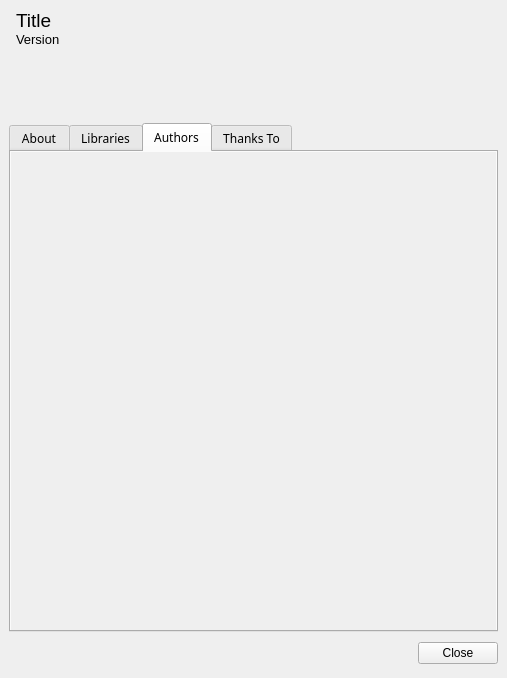
<?xml version="1.0" encoding="UTF-8"?>
<ui version="4.0">
 <class>BeaconAboutInterface</class>
 <widget class="QMainWindow" name="BeaconAboutInterface">
  <property name="geometry">
   <rect>
    <x>0</x>
    <y>0</y>
    <width>507</width>
    <height>678</height>
   </rect>
  </property>
  <property name="windowTitle">
   <string>About TAT</string>
  </property>
  <widget class="QWidget" name="centralwidget">
   <layout class="QVBoxLayout" name="verticalLayout_3">
    <item>
     <layout class="QHBoxLayout" name="horizontalLayout">
      <property name="spacing">
       <number>0</number>
      </property>
      <item>
       <widget class="QLabel" name="LogoLabel">
        <property name="sizePolicy">
         <sizepolicy hsizetype="Fixed" vsizetype="Fixed">
          <horstretch>0</horstretch>
          <verstretch>0</verstretch>
         </sizepolicy>
        </property>
        <property name="text">
         <string/>
        </property>
        <property name="pixmap">
         <pixmap resource="resources.qrc">:/Resources/pics/Beacon.png</pixmap>
        </property>
       </widget>
      </item>
      <item>
       <layout class="QVBoxLayout" name="verticalLayout_2">
        <item>
         <layout class="QVBoxLayout" name="verticalLayout">
          <property name="spacing">
           <number>0</number>
          </property>
          <item>
           <widget class="QLabel" name="titleLabel">
            <property name="sizePolicy">
             <sizepolicy hsizetype="Fixed" vsizetype="Fixed">
              <horstretch>0</horstretch>
              <verstretch>0</verstretch>
             </sizepolicy>
            </property>
            <property name="font">
             <font>
              <pointsize>14</pointsize>
             </font>
            </property>
            <property name="text">
             <string>Title</string>
            </property>
           </widget>
          </item>
          <item>
           <widget class="QLabel" name="versionLabel">
            <property name="sizePolicy">
             <sizepolicy hsizetype="Fixed" vsizetype="Fixed">
              <horstretch>0</horstretch>
              <verstretch>0</verstretch>
             </sizepolicy>
            </property>
            <property name="font">
             <font>
              <pointsize>10</pointsize>
             </font>
            </property>
            <property name="text">
             <string>Version</string>
            </property>
           </widget>
          </item>
         </layout>
        </item>
        <item>
         <spacer name="verticalSpacer">
          <property name="orientation">
           <enum>Qt::Vertical</enum>
          </property>
          <property name="sizeType">
           <enum>QSizePolicy::Fixed</enum>
          </property>
          <property name="sizeHint" stdset="0">
           <size>
            <width>20</width>
            <height>70</height>
           </size>
          </property>
         </spacer>
        </item>
       </layout>
      </item>
      <item>
       <spacer name="horizontalSpacer_2">
        <property name="orientation">
         <enum>Qt::Horizontal</enum>
        </property>
        <property name="sizeHint" stdset="0">
         <size>
          <width>40</width>
          <height>20</height>
         </size>
        </property>
       </spacer>
      </item>
     </layout>
    </item>
    <item>
     <widget class="QTabWidget" name="MainTab">
      <property name="font">
       <font>
        <family>微软雅黑</family>
       </font>
      </property>
      <property name="currentIndex">
       <number>2</number>
      </property>
      <widget class="QWidget" name="aboutTab">
       <attribute name="title">
        <string>About</string>
       </attribute>
       <layout class="QGridLayout" name="gridLayout">
        <property name="leftMargin">
         <number>2</number>
        </property>
        <property name="topMargin">
         <number>2</number>
        </property>
        <property name="rightMargin">
         <number>2</number>
        </property>
        <property name="bottomMargin">
         <number>2</number>
        </property>
        <property name="spacing">
         <number>0</number>
        </property>
        <item row="0" column="0">
         <layout class="QVBoxLayout" name="aboutLayout">
          <property name="spacing">
           <number>0</number>
          </property>
          <item>
           <widget class="QTextBrowser" name="aboutBrowser">
            <property name="focusPolicy">
             <enum>Qt::NoFocus</enum>
            </property>
            <property name="frameShape">
             <enum>QFrame::NoFrame</enum>
            </property>
            <property name="frameShadow">
             <enum>QFrame::Plain</enum>
            </property>
            <property name="openLinks">
             <bool>false</bool>
            </property>
           </widget>
          </item>
         </layout>
        </item>
       </layout>
      </widget>
      <widget class="QWidget" name="librariesTab">
       <attribute name="title">
        <string>Libraries</string>
       </attribute>
       <layout class="QGridLayout" name="gridLayout_2">
        <property name="leftMargin">
         <number>2</number>
        </property>
        <property name="topMargin">
         <number>2</number>
        </property>
        <property name="rightMargin">
         <number>2</number>
        </property>
        <property name="bottomMargin">
         <number>2</number>
        </property>
        <property name="spacing">
         <number>0</number>
        </property>
        <item row="0" column="0">
         <layout class="QVBoxLayout" name="librariesLayout">
          <item>
           <widget class="QTextBrowser" name="librariesBrowser">
            <property name="focusPolicy">
             <enum>Qt::NoFocus</enum>
            </property>
            <property name="frameShape">
             <enum>QFrame::NoFrame</enum>
            </property>
            <property name="frameShadow">
             <enum>QFrame::Plain</enum>
            </property>
            <property name="openLinks">
             <bool>false</bool>
            </property>
           </widget>
          </item>
         </layout>
        </item>
       </layout>
      </widget>
      <widget class="QWidget" name="authorsTab">
       <property name="autoFillBackground">
        <bool>true</bool>
       </property>
       <attribute name="title">
        <string>Authors</string>
       </attribute>
       <layout class="QGridLayout" name="gridLayout_3">
        <property name="leftMargin">
         <number>2</number>
        </property>
        <property name="topMargin">
         <number>2</number>
        </property>
        <property name="rightMargin">
         <number>2</number>
        </property>
        <property name="bottomMargin">
         <number>2</number>
        </property>
        <property name="spacing">
         <number>2</number>
        </property>
        <item row="0" column="0">
         <layout class="QFormLayout" name="authorsLayout"/>
        </item>
       </layout>
      </widget>
      <widget class="QWidget" name="ThanksTab">
       <attribute name="title">
        <string>Thanks To</string>
       </attribute>
       <layout class="QGridLayout" name="gridLayout_4">
        <property name="leftMargin">
         <number>2</number>
        </property>
        <property name="topMargin">
         <number>2</number>
        </property>
        <property name="rightMargin">
         <number>2</number>
        </property>
        <property name="bottomMargin">
         <number>2</number>
        </property>
        <property name="spacing">
         <number>2</number>
        </property>
       </layout>
      </widget>
     </widget>
    </item>
    <item>
     <layout class="QHBoxLayout" name="horizontalLayout_2">
      <item>
       <spacer name="horizontalSpacer">
        <property name="orientation">
         <enum>Qt::Horizontal</enum>
        </property>
        <property name="sizeHint" stdset="0">
         <size>
          <width>363</width>
          <height>31</height>
         </size>
        </property>
       </spacer>
      </item>
      <item>
       <widget class="QPushButton" name="CloseButton">
        <property name="text">
         <string>Close</string>
        </property>
        <property name="icon">
         <iconset>
          <normaloff>:/pics/resources/pics/emblems/emblem-unreadable.png</normaloff>:/pics/resources/pics/emblems/emblem-unreadable.png</iconset>
        </property>
        <property name="checkable">
         <bool>false</bool>
        </property>
        <property name="checked">
         <bool>false</bool>
        </property>
        <property name="flat">
         <bool>false</bool>
        </property>
       </widget>
      </item>
     </layout>
    </item>
   </layout>
  </widget>
 </widget>
 <resources>
  <include location="resources.qrc"/>
 </resources>
 <connections/>
</ui>
